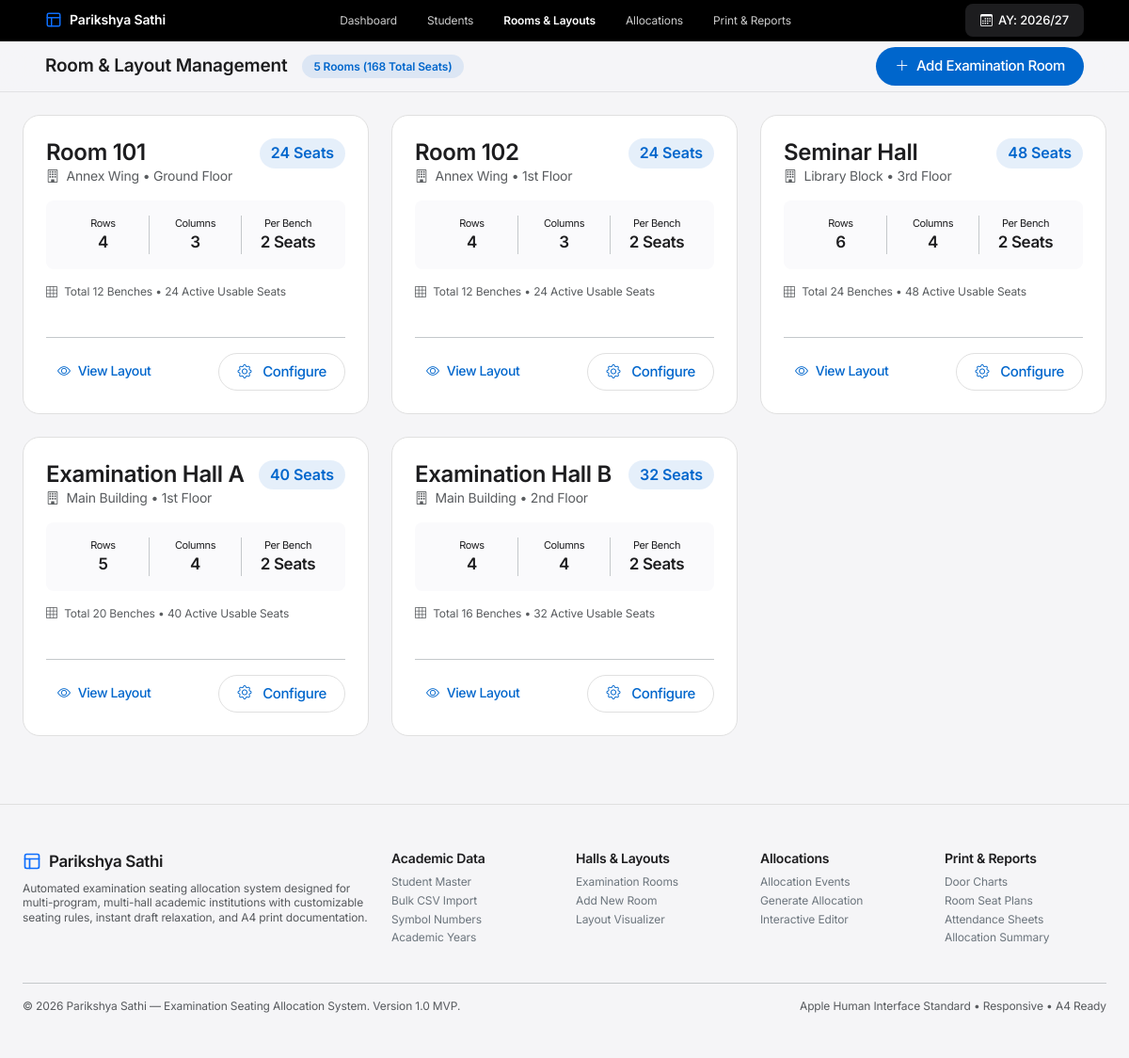
The app's page /_legacy_php/pages/rooms/index.php, older data.
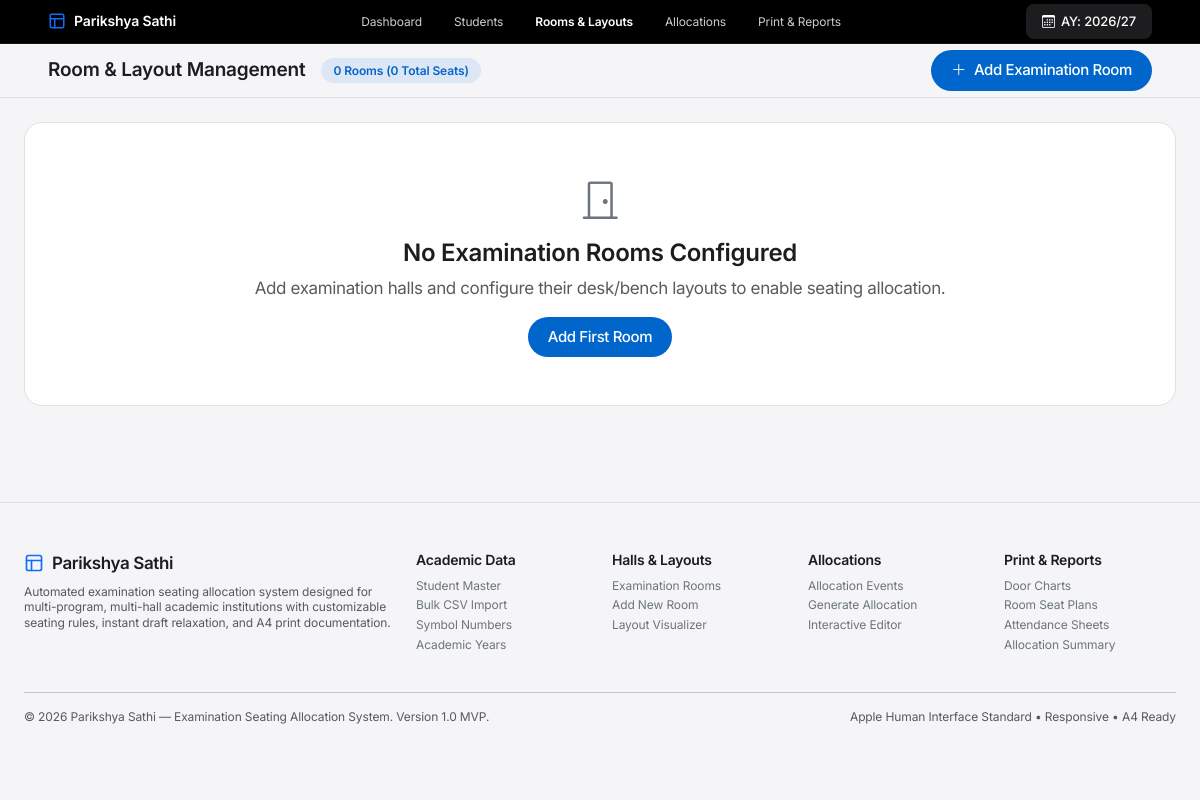
The same page, newer data.
### tables this page shows
CREATE TABLE academic_years (
    id INTEGER PRIMARY KEY AUTOINCREMENT,
    name VARCHAR(50) NOT NULL,
    start_date DATE NULL,
    end_date DATE NULL,
    status VARCHAR(20) NOT NULL DEFAULT 'active', -- 'active', 'archived'
    is_active INTEGER NOT NULL DEFAULT 0,
    created_at TIMESTAMP DEFAULT CURRENT_TIMESTAMP,
    updated_at TIMESTAMP DEFAULT CURRENT_TIMESTAMP
);

CREATE TABLE rooms (
    id INTEGER PRIMARY KEY AUTOINCREMENT,
    academic_year_id INTEGER NOT NULL,
    room_name VARCHAR(100) NOT NULL,
    building VARCHAR(100) NOT NULL DEFAULT 'Main Building',
    floor VARCHAR(50) NOT NULL DEFAULT 'Ground Floor',
    rows_count INTEGER NOT NULL DEFAULT 5,
    cols_count INTEGER NOT NULL DEFAULT 4,
    default_seats_per_bench INTEGER NOT NULL DEFAULT 2,
    capacity INTEGER NOT NULL DEFAULT 0,
    status VARCHAR(20) NOT NULL DEFAULT 'active', -- 'active', 'inactive'
    is_deleted INTEGER NOT NULL DEFAULT 0,
    created_at TIMESTAMP DEFAULT CURRENT_TIMESTAMP,
    updated_at TIMESTAMP DEFAULT CURRENT_TIMESTAMP,
    FOREIGN KEY (academic_year_id) REFERENCES academic_years(id)
);

### includes/functions.php (called while the page is built, shortened)
<?php
require_once __DIR__ . '/../config/db.php';
function base_url(string $path = ''): string {
    $scriptDir = dirname($_SERVER['SCRIPT_NAME'] ?? '');
    $scriptDir = str_replace('\\', '/', $scriptDir);
    $root = '';
    $parts = explode('/', trim($scriptDir, '/'));
    $cleanPath = ltrim($path, '/');
    return ($root ? $root : '') . '/' . $cleanPath;
}

### config/db.php (called while the page is built, shortened)
<?php
function get_db(): PDO {
    static $pdo = null;
    if ($pdo !== null) {
        return $pdo;
    }
    try {
        if (DB_DRIVER === 'sqlite') {
            $dsn = 'sqlite:' . DB_SQLITE_PATH;
            $pdo = new PDO($dsn);
            $pdo->setAttribute(PDO::ATTR_ERRMODE, PDO::ERRMODE_EXCEPTION);
            $pdo->setAttribute(PDO::ATTR_DEFAULT_FETCH_MODE, PDO::FETCH_ASSOC);
            $pdo->exec("PRAGMA foreign_keys = ON;");
        }
    } catch (PDOException $e) {
        die("<div style='font-family:sans-serif;padding:30px;max-width:600px;margin:50px auto;border-radius:12px;background:#fff0f0;color:#c00;border:1px solid #fcc;'>
            <h3>Database Connection Error</h3>
            <p>" . htmlspecialchars($e->getMessage()) . "</p>
            <p>Ensure PHP PDO extension is enabled.</p>
        </div>");
    }
    return $pdo;
}
function get_active_academic_year(): array {
    $db = get_db();
    $yearId = $_SESSION['active_academic_year_id'] ?? null;
    if ($yearId) {
        $stmt = $db->prepare("SELECT * FROM academic_years WHERE id = ?");
        $stmt->execute([$yearId]);
        $year = $stmt->fetch();
        if ($year) return $year;
    }
    $year = $db->query("SELECT * FROM academic_years WHERE is_active = 1 LIMIT 1")->fetch();
    return $year ?: ['id' => 1, 'name' => '2026/27', 'status' => 'active'];
}

### _legacy_php/pages/rooms/index.php (the view, shortened to what this page needs)
<?php
require_once __DIR__ . '/../../includes/functions.php';
$db = get_db();
$activeYear = get_active_academic_year();
$stmt = $db->prepare("SELECT r.*,
    (SELECT COUNT(*) FROM seats WHERE room_id = r.id AND status = 'active') as active_seats_count,
    (SELECT COUNT(*) FROM furniture WHERE room_id = r.id) as benches_count
    FROM rooms r
    WHERE r.academic_year_id = ? AND r.is_deleted = 0
    ORDER BY r.building ASC, r.room_name ASC");
$stmt->execute([(int)$activeYear['id']]);
$rooms = $stmt->fetchAll();
$totalCapacity = array_sum(array_column($rooms, 'capacity'));
$pageHeading = 'Room & Layout Management';
$pageBadge = count($rooms) . ' Rooms (' . $totalCapacity . ' Total Seats)';
$headerActionHtml = '
<a href="' . base_url('pages/rooms/create.php') . '" class="btn-apple-primary">
    <i class="bi bi-plus-lg"></i> Add Examination Room
</a>
';
require_once __DIR__ . '/../../includes/header.php';
?>
<div class="row g-4">
    <?php if (empty($rooms)): ?>
        <div class="col-12">
            <div class="apple-card text-center py-5">
                <i class="bi bi-door-closed fs-1 text-secondary mb-2 d-block"></i>
                <h3 class="display-md mb-2">No Examination Rooms Configured</h3>
                <p class="body-text text-muted mb-3">Add examination halls and configure their desk/bench layouts to enable seating allocation.</p>
                <a href="<?= base_url('pages/rooms/create.php') ?>" class="btn-apple-primary">Add First Room</a>
            </div>
        </div>
    <?php else: ?>
        <?php foreach ($rooms as $rm): ?>
            <div class="col-12 col-md-6 col-xl-4">
                <div class="apple-card h-100 d-flex flex-column justify-content-between">
                    <div>
                        <div class="d-flex justify-content-between align-items-start mb-2">
                            <div>
                                <h3 class="display-md mb-0 fs-4"><?= htmlspecialchars($rm['room_name']) ?></h3>
                                <div class="caption text-muted">
                                    <i class="bi bi-building me-1"></i> <?= htmlspecialchars($rm['building']) ?> &bull; <?= htmlspecialchars($rm['floor']) ?>
                                </div>
                            </div>
                            <span class="badge-apple badge-apple-primary fs-6">
                                <?= (int)$rm['capacity'] ?> Seats
                            </span>
                        </div>
                        <div class="p-3 my-3 rounded-3" style="background-color: var(--surface-pearl);">
                            <div class="row g-2 text-center">
                                <div class="col-4 border-end border-secondary-subtle">
                                    <div class="stat-label mb-0" style="font-size:11px;">Rows</div>
                                    <div class="body-strong"><?= (int)$rm['rows_count'] ?></div>
                                </div>
                                <div class="col-4 border-end border-secondary-subtle">
                                    <div class="stat-label mb-0" style="font-size:11px;">Columns</div>
                                    <div class="body-strong"><?= (int)$rm['cols_count'] ?></div>
                                </div>
                                <div class="col-4">
                                    <div class="stat-label mb-0" style="font-size:11px;">Per Bench</div>
                                    <div class="body-strong"><?= (int)$rm['default_seats_per_bench'] ?> Seats</div>
                                </div>
                            </div>
                        </div>
                        <div class="fine-print text-muted">
                            <i class="bi bi-grid-3x3 me-1"></i> Total <?= (int)$rm['benches_count'] ?> Benches &bull; <?= (int)$rm['active_seats_count'] ?> Active Usable Seats
                        </div>
                    </div>
                    <div class="pt-3 mt-3 border-top border-secondary-subtle d-flex justify-content-between align-items-center">
                        <a href="<?= base_url('pages/rooms/layout-visualizer.php?id=' . $rm['id']) ?>" class="btn-apple-ghost btn-sm">
                            <i class="bi bi-eye me-1"></i> View Layout
                        </a>
                        <a href="<?= base_url('pages/rooms/edit.php?id=' . $rm['id']) ?>" class="btn-apple-secondary btn-sm">
                            <i class="bi bi-gear me-1"></i> Configure
                        </a>
                    </div>
                </div>
            </div>
        <?php endforeach; ?>
    <?php endif; ?>
</div>
<?php
require_once __DIR__ . '/../../includes/footer.php';
?>

### includes/header.php (shortened to what this page needs)
<?php
require_once __DIR__ . '/functions.php';
$activeYear = get_active_academic_year();
$currentScript = $_SERVER['SCRIPT_NAME'] ?? '';
?>
<!DOCTYPE html>
<html lang="en">
<head>
    <link href="https://cdn.jsdelivr.net/npm/bootstrap@5.3.3/dist/css/bootstrap.min.css" rel="stylesheet">
    <link rel="stylesheet" href="https://cdn.jsdelivr.net/npm/bootstrap-icons@1.11.3/font/bootstrap-icons.min.css">
    <link rel="stylesheet" href="<?= base_url('assets/css/design-system.css') ?>">
</head>
<body>
<nav class="global-nav">
    <div class="container-fluid d-flex justify-content-between align-items-center px-lg-4">
        <a href="<?= base_url('index.php') ?>" class="brand-title">
            <svg width="18" height="18" viewBox="0 0 24 24" fill="none" stroke="currentColor" stroke-width="2" stroke-linecap="round" stroke-linejoin="round" class="text-primary"><rect width="18" height="18" x="3" y="3" rx="2"/><path d="M3 9h18"/><path d="M9 21V9"/></svg>
            <span>Parikshya Sathi</span>
        </a>
        <div class="d-none d-md-flex align-items-center gap-1">
            <a href="<?= base_url('index.php') ?>" class="nav-link-item <?= str_ends_with($currentScript, 'index.php') && !str_contains($currentScript, 'pages') ? 'active' : '' ?>">Dashboard</a>
            <a href="<?= base_url('pages/students/index.php') ?>" class="nav-link-item <?= str_contains($currentScript, 'students') ? 'active' : '' ?>">Students</a>
            <a href="<?= base_url('pages/rooms/index.php') ?>" class="nav-link-item <?= str_contains($currentScript, 'rooms') ? 'active' : '' ?>">Rooms & Layouts</a>
            <a href="<?= base_url('pages/allocations/index.php') ?>" class="nav-link-item <?= str_contains($currentScript, 'allocations') ? 'active' : '' ?>">Allocations</a>
            <a href="<?= base_url('pages/reports/summary.php') ?>" class="nav-link-item <?= str_contains($currentScript, 'reports') ? 'active' : '' ?>">Print & Reports</a>
        </div>
        <div class="d-flex align-items-center gap-2">
            <a href="<?= base_url('pages/academic-years/index.php') ?>" class="btn-apple-dark" title="Switch Academic Year">
                <i class="bi bi-calendar3"></i>
                <span>AY: <?= htmlspecialchars($activeYear['name']) ?></span>
            </a>
        </div>
    </div>
</nav>
<header class="sub-nav-frosted">
    <div class="container-fluid d-flex justify-content-between align-items-center px-lg-4">
        <div class="d-flex align-items-center gap-3">
            <h1 class="category-title"><?= isset($pageHeading) ? htmlspecialchars($pageHeading) : 'Exam Seating Allocation' ?></h1>
            <?php if (isset($pageBadge)): ?>
                <span class="badge-apple badge-apple-primary"><?= htmlspecialchars($pageBadge) ?></span>
            <?php endif; ?>
        </div>
        <div class="d-flex align-items-center gap-2">
            <?php if (isset($headerActionHtml)): ?>
                <?= $headerActionHtml ?>
            <?php endif; ?>
        </div>
    </div>
</header>
<main class="container-fluid px-lg-4 py-4" style="max-width: 1440px;">

### includes/footer.php (shortened to what this page needs)
</main>
<footer class="footer mt-5 py-5 no-print" style="background-color: var(--canvas-parchment); border-top: 1px solid var(--hairline);">
    <div class="container-fluid px-lg-4" style="max-width: 1440px;">
        <div class="row gy-4 mb-4">
            <div class="col-12 col-md-4">
                <div class="d-flex align-items-center gap-2 mb-2">
                    <svg width="20" height="20" viewBox="0 0 24 24" fill="none" stroke="currentColor" stroke-width="2" stroke-linecap="round" stroke-linejoin="round" class="text-primary"><rect width="18" height="18" x="3" y="3" rx="2"/><path d="M3 9h18"/><path d="M9 21V9"/></svg>
                    <span class="body-strong">Parikshya Sathi</span>
                </div>
                <p class="fine-print text-muted mb-0">
                    Automated examination seating allocation system designed for multi-program, multi-hall academic institutions with customizable seating rules, instant draft relaxation, and A4 print documentation.
                </p>
            </div>
            <div class="col-6 col-md-2">
                <div class="caption-strong mb-2">Academic Data</div>
                <ul class="list-unstyled fine-print d-flex flex-column gap-1">
                    <li><a href="<?= base_url('pages/students/index.php') ?>" class="text-secondary text-decoration-none">Student Master</a></li>
                    <li><a href="<?= base_url('pages/students/import.php') ?>" class="text-secondary text-decoration-none">Bulk CSV Import</a></li>
                    <li><a href="<?= base_url('pages/students/symbols.php') ?>" class="text-secondary text-decoration-none">Symbol Numbers</a></li>
                    <li><a href="<?= base_url('pages/academic-years/index.php') ?>" class="text-secondary text-decoration-none">Academic Years</a></li>
                </ul>
            </div>
            <div class="col-6 col-md-2">
                <div class="caption-strong mb-2">Halls & Layouts</div>
                <ul class="list-unstyled fine-print d-flex flex-column gap-1">
                    <li><a href="<?= base_url('pages/rooms/index.php') ?>" class="text-secondary text-decoration-none">Examination Rooms</a></li>
                    <li><a href="<?= base_url('pages/rooms/create.php') ?>" class="text-secondary text-decoration-none">Add New Room</a></li>
                    <li><a href="<?= base_url('pages/rooms/layout-visualizer.php') ?>" class="text-secondary text-decoration-none">Layout Visualizer</a></li>
                </ul>
            </div>
            <div class="col-6 col-md-2">
                <div class="caption-strong mb-2">Allocations</div>
                <ul class="list-unstyled fine-print d-flex flex-column gap-1">
                    <li><a href="<?= base_url('pages/allocations/index.php') ?>" class="text-secondary text-decoration-none">Allocation Events</a></li>
                    <li><a href="<?= base_url('pages/allocations/create.php') ?>" class="text-secondary text-decoration-none">Generate Allocation</a></li>
                    <li><a href="<?= base_url('pages/allocations/editor.php?id=1') ?>" class="text-secondary text-decoration-none">Interactive Editor</a></li>
                </ul>
            </div>
            <div class="col-6 col-md-2">
                <div class="caption-strong mb-2">Print & Reports</div>
                <ul class="list-unstyled fine-print d-flex flex-column gap-1">
                    <li><a href="<?= base_url('pages/reports/door-chart.php?event_id=1') ?>" class="text-secondary text-decoration-none">Door Charts</a></li>
                    <li><a href="<?= base_url('pages/reports/seat-plan.php?event_id=1') ?>" class="text-secondary text-decoration-none">Room Seat Plans</a></li>
                    <li><a href="<?= base_url('pages/reports/attendance.php?event_id=1') ?>" class="text-secondary text-decoration-none">Attendance Sheets</a></li>
                    <li><a href="<?= base_url('pages/reports/summary.php?event_id=1') ?>" class="text-secondary text-decoration-none">Allocation Summary</a></li>
                </ul>
            </div>
        </div>
        <div class="d-flex flex-column flex-md-row justify-content-between align-items-center pt-3 border-top border-secondary-subtle fine-print text-muted">
            <div>&copy; 2026 Parikshya Sathi — Examination Seating Allocation System. Version 1.0 MVP.</div>
            <div class="mt-2 mt-md-0">Apple Human Interface Standard &bull; Responsive &bull; A4 Ready</div>
        </div>
    </div>
</footer>
</body>
</html>

Row changes from the older to the newer data that the page shows:
removed rooms: room_name "Room 101", building "Annex Wing", floor "Ground Floor", capacity "24", rows_count "4", cols_count "3", default_seats_per_bench "2", benches_count "12", active_seats_count "24"
removed rooms: room_name "Room 102", building "Annex Wing", floor "1st Floor", capacity "24", rows_count "4", cols_count "3", default_seats_per_bench "2", benches_count "12", active_seats_count "24"
removed rooms: room_name "Seminar Hall", building "Library Block", floor "3rd Floor", capacity "48", rows_count "6", cols_count "4", default_seats_per_bench "2", benches_count "24", active_seats_count "48"
removed rooms: room_name "Examination Hall A", building "Main Building", floor "1st Floor", capacity "40", rows_count "5", cols_count "4", default_seats_per_bench "2", benches_count "20", active_seats_count "40"
removed rooms: room_name "Examination Hall B", building "Main Building", floor "2nd Floor", capacity "32", rows_count "4", cols_count "4", default_seats_per_bench "2", benches_count "16", active_seats_count "32"
Text that changed along with them:
$pageBadge: "5 Rooms (168 Total Seats)" → "0 Rooms (0 Total Seats)"
text now shown: "No Examination Rooms Configured Add examination halls and configure their desk/bench layouts to enable seating allocation. Add First Room"
